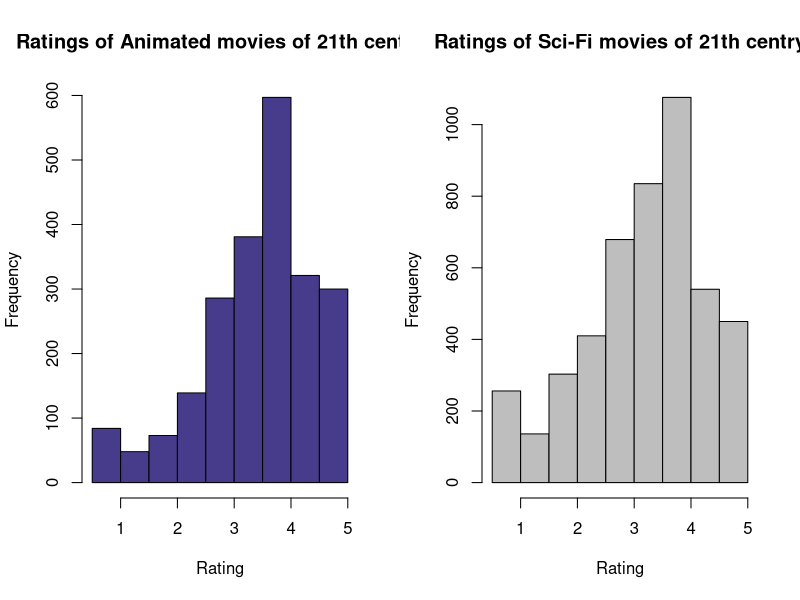
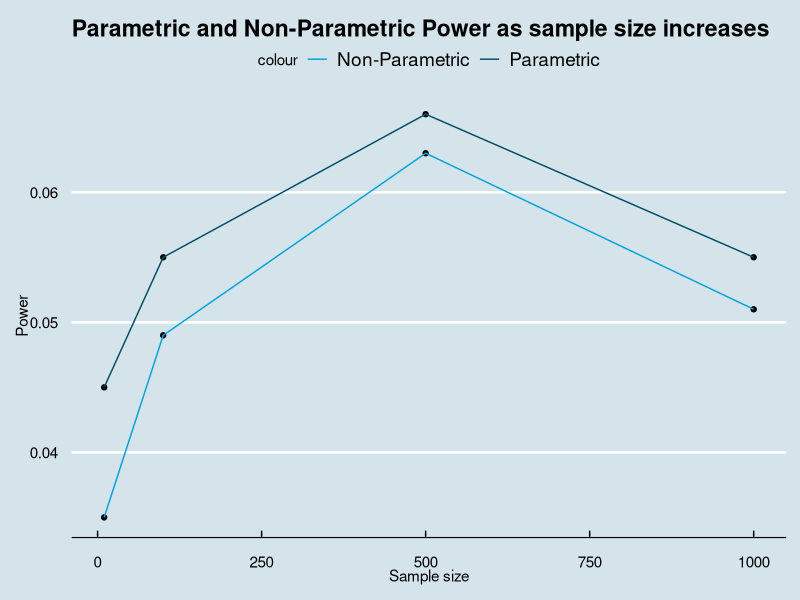
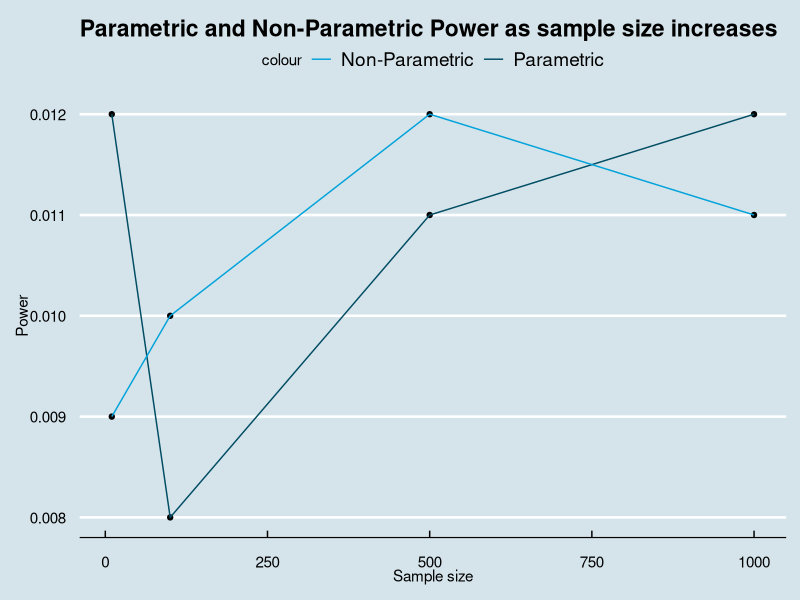
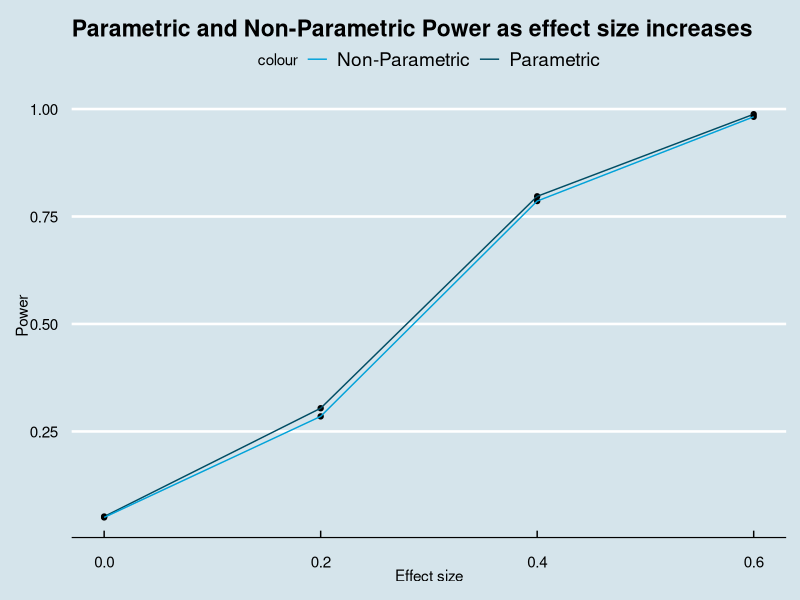
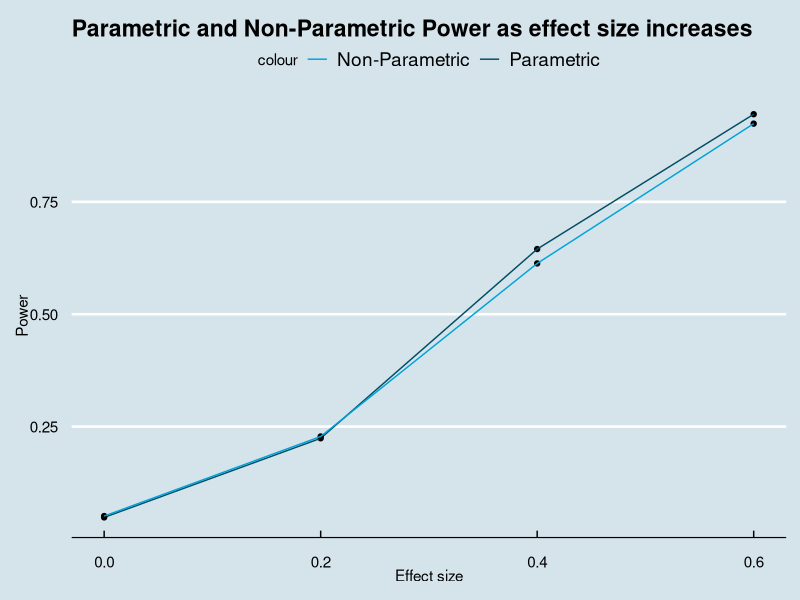
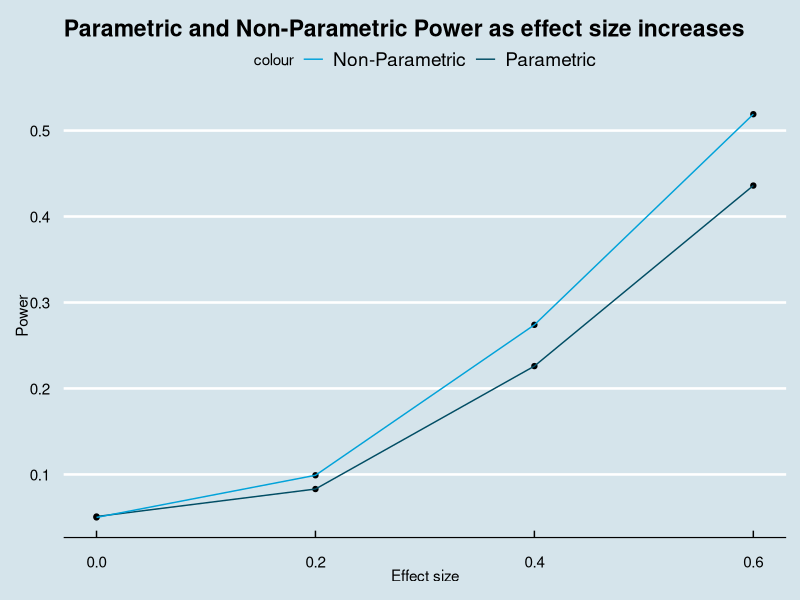
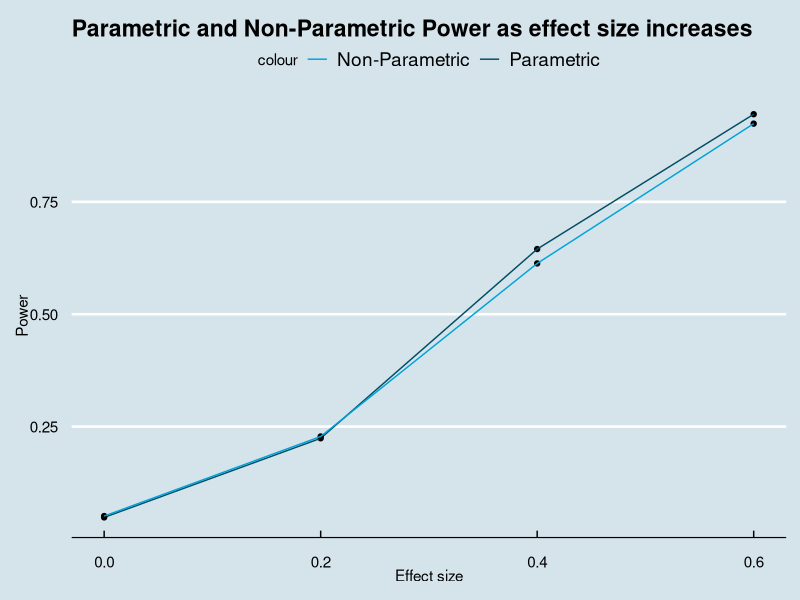
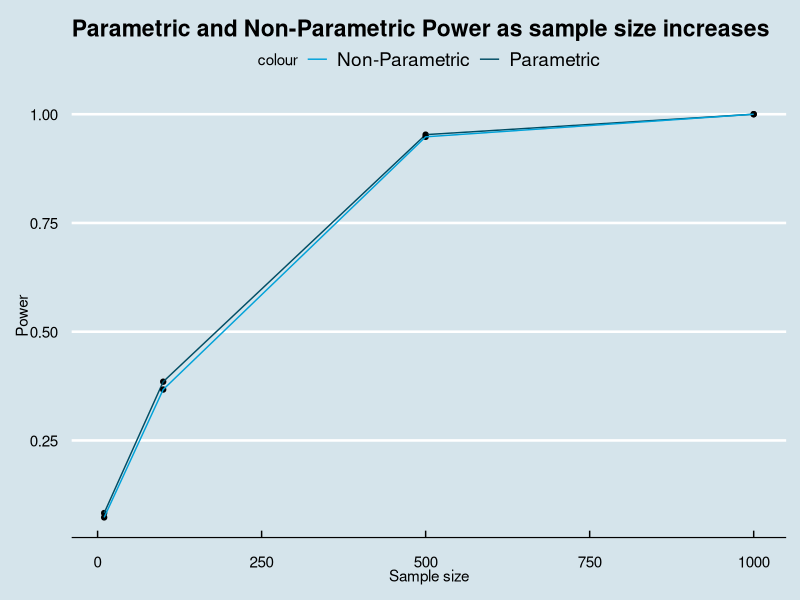

Recreate these plots in R, in order.
# Student ID = 180028774

# I confirm that the following report and associated code is my own work,
# except where clearly indicated.

library("dslabs")
library("tidyverse")
library('ggthemes')

## Research question:
# Are the average ratings for 21st century animated movies different from Sci-Fi
# movies of the same period?


# Initialisation ----------------------------------------------------------


Movies <- data.frame(movielens) %>%  filter(., year > 2000) 

Animated <- Movies %>% filter(., grepl("Animation", genres)) %>% 
  filter(., year > 2000) %>% select(., rating)

Sci.Fi <- Movies %>% filter(., grepl("Sci-Fi", genres))  %>% 
  filter(., year > 2000) %>% select(., rating)


# Purpose - To give a table of the values from original data
# Input - None (But "Movies", "Animated", and "Sci-Fi" above must have been called)
# Output - A table of mean and sd for the specifies generes

Initialise <- function() { 
# Make the table to be filled with ata
Summary.Table <- matrix(NaN, nrow = 2, ncol = 2)

# Calculate mean and sd for Sci-Fi, then put into the table
Sci.Fi.mean <- mean(Sci.Fi$rating)
Summary.Table[1,1] <- Sci.Fi.mean
Sci.Fi.sd <- sd(Sci.Fi$rating)
Summary.Table[2,1] <- Sci.Fi.sd

# Calculate mean and sd for Animated movies, then put into the table
Animated.mean <- mean(Animated$rating)
Summary.Table[1,2] <- Animated.mean
Animated.sd <- sd(Animated$rating)
Summary.Table[2,2] <- Animated.sd

# Assign names to table
colnames(Summary.Table) <- c('Sci-Fi', 'Animated')
rownames(Summary.Table) <- c('Mean', 'Sd')

# Showcase the distribution of the original data
par(mfrow = c(1,2))
hist(Animated$rating, main = "Ratings of Animated movies of 21th centry", 
     xlab = "Rating", col = "slateblue4")
hist(Sci.Fi$rating, main = "Ratings of Sci-Fi movies of 21th centry", 
     xlab = "Rating", col = "grey")
par(mfrow = c(1,1))

return(Summary.Table)
}

Initialise()



# Monte Carlo -------------------------------------------------------------

# Purpose - To generate Monte Carlo simulations for the given parameters and 
# calculate the Size/Power of said parameters using both parametric and 
# non-parametric tests

# Input - Sample size (n),
# number of simulations (nSim), choosen level of alpha (alpha), and the two 
# means and sds

# Output - a table of Size/Power according to the above specifications - 
# given for both paramteric and non-parametric tests 

General.MC <- function(Distribution = 'rnorm', n, nSim = 1000, alpha, MC.Mean1, 
                       MC.Sd1, MC.Mean2, MC.Sd2){
  # Initial input check of arguments, print error message if erroneours
  
  if ( n < 0  | !is.numeric(n) | length(n) > 1  | nSim < 0  | !is.numeric(nSim) 
       | length(nSim) > 1 | !is.numeric(alpha) | length(alpha) > 1
       | alpha < 0 | !is.numeric(MC.Mean1) | length(MC.Mean1) > 1 | MC.Mean1 < 0  
       | !is.numeric(MC.Sd1) | length(MC.Sd1) > 1 | MC.Sd1 < 0  
       | !is.numeric(MC.Mean2) | length(MC.Mean2) > 1 | MC.Mean2 < 0  
       | !is.numeric(MC.Sd2) | length(MC.Sd2) > 1 | MC.Sd2 < 0 | n == Inf 
       | nSim == Inf | alpha == Inf| MC.Mean1 == Inf
       | MC.Sd1 == Inf| MC.Mean2 == Inf| MC.Sd2 == Inf) 
  {
    stop("Invalid arguments - Note: SampleSize and 
         Effect is binary - only one can be 1" )
  }
  
  # Construct matricies to be filled with p-values, the two columns are to seperate
  # significant (column 1) from non-significant (column 2) p-values
  par.matrix <- matrix(NaN,nSim, ncol = 2)
  non.par.matrix <- matrix(NaN,nSim, ncol = 2)
  
    # From 1 to the number of simulations asked for - simulate data sets, 
    # extract and store the p-values from both tests
    for(i in 1:nSim){
      
      if(Distribution == 'rnorm'){ 
      # Generate a new dataset for each simulation
      A.Sim <- rnorm(n = n, mean = MC.Mean1, sd = MC.Sd1)
      
      S.Sim <- rnorm(n = n, mean = MC.Mean2, sd = MC.Sd2)
      }
      else if(Distribution == 'rchisq') { 
        # Generate a new dataset for each simulation
        A.Sim <- rchisq(n = n, df = MC.Mean1)
      
        S.Sim <- rchisq(n = n, df = MC.Mean2)
      }
      # Perform a parametric test on the simulated dataset
      Parametric <- t.test(A.Sim, S.Sim)
      # Depending on if the test is significant, or not, extract the p-value and 
      # store it appropriatly in  one of the matrices above as specified above
      if (Parametric$p.value <= alpha) {
        par.matrix[i,1] <- Parametric$p.value
      }
      else {
        par.matrix[i,2] <- Parametric$p.value
      }
      
      # Perform a non-parametric test (Mann-Whitney U test) and perform just as 
      # described for the parametric test 
      NonParametric <-  wilcox.test(A.Sim, S.Sim)
      if (NonParametric$p.value <= alpha) {
        non.par.matrix[i,1] <- NonParametric$p.value
      }
      else {
        non.par.matrix[i,2] <- NonParametric$p.value
      }
      
    }
  
  # Once the nSim number of tests have been performed and their p-values stored 
  # according to above - calculate the size/power of these tests. 
  # Extract the number of significant p-values (under the choosen alpha) using 
  # the colSums funciton for the amount of non-NA cases in the respective p-value 
  # storage matrix
  
  nonpar.proportions <- colSums(!is.na(non.par.matrix))
  # Size/Power is the proportion of significant results divided by the number of 
  # simulations/tests
  nonpara.SizePower <- (nonpar.proportions[1] / nSim)
  
  # Same for the parametric test
  par.proportions <- colSums(!is.na(par.matrix))
  para.SizePower <- (par.proportions[1] / nSim)
  
  # Make a data frame of these values and present
  Result.frame <- data.frame(para.SizePower, nonpara.SizePower)
  
  return(Result.frame)
}


# Calling  function -----------------------------------------------------------

# Purpose - To call the Monte Carlo function and being capable of doing such with 
# different specifications - such as variations in sample size (n) or for varying 
# effect size (making the means sequentially differ) to evaluate such effects on 
# size and power

# Input - Output as variation in sample size (SampleSize = 1 (yes) or 0 (no)), 
# output as effect size 
# (Effect = 1 (yes) or 0 (no)), choosen alpha level (alpha), and two means and sds

# Output - See output from the General.MC function

Call.General.MC <- function(Distribution, SampleSize, Effect, alpha, MC.Mean1, 
                            MC.Sd1, MC.Mean2, MC.Sd2) {
  # Initial input check of arguments, print error message if erroneours
  
  if  ( SampleSize == 1 & Effect == 1 | SampleSize > 1 | SampleSize < 0 | 
        !is.numeric(SampleSize) | length(SampleSize) > 1 
       | !is.numeric(alpha) | length(alpha) > 1 | alpha < 0 | 
       ! is.numeric(MC.Mean1) | length(MC.Mean1) > 1 | MC.Mean1 < 0 | 
       !is.numeric(MC.Sd1) | length(MC.Sd1) > 1 | MC.Sd1 < 0 | 
       !is.numeric(MC.Mean2) | length(MC.Mean2) > 1 | MC.Mean2 < 0  
       | !is.numeric(MC.Sd2) | length(MC.Sd2) > 1 | MC.Sd2 < 0 | alpha == Inf
       | MC.Mean1 == Inf | MC.Sd1 == Inf| MC.Mean2 == Inf| MC.Sd2 == Inf) 
  {
    stop("Invalid arguments - Note: SampleSize and 
         Effect are binary - only one can be 1" )
  }
  # A seed is set to ensure reproducibility of current results
  set.seed(45578)
  
  # If output is to be size/power explored as an increase of sample sizes (n) - 
  # then SampleSize = 1 - SampleSize and Effect cannot both be 1, only one of them.
  if(SampleSize == 1) { 
    
    # Make a table to store the results (size/power) 
    Result.table <- data.frame(matrix( NaN, nrow =  3 ,ncol =  2))
    # Make a matrix with diffent sample sizes - these will be called sequentially
    n.matrix <- matrix( c(10, 100, 500, 1000), nrow = 1, ncol = 4)

 for (i in 1:4) {
   
   # Call the General.MC function with different "n" from the n-matrix 
   # Store these results in the result table (filled per row per iteration)
   Result.table[i,] <- General.MC(n = n.matrix[,i], Distribution, nSim = 1000, alpha,
                                  MC.Mean1, MC.Sd1, MC.Mean2, MC.Sd2)
 }
    # Assign names to the result table
  colnames(Result.table) <- c('Parametric', 'Non-Parametric')
  rownames(Result.table) <- c('n = 10', 'n = 100', 'n = 500', 'n = 1000')
  
  }
  
  # If output is to be size/power explored as an increase of effect sizes 
  # (mean difference) then Effect = 1 - Effect and SampleSize cannot both be 1,
  # only one of them.
  
  else if(Effect == 1) {
    # Matrix to store the results
    Result.table <- data.frame( matrix( NaN, nrow = 4, ncol = 2))
    # Matrix with the sequential increases of mean differences
    effect.matrix <- matrix( c(0, 0.2, 0.4, 0.6), nrow = 1, ncol = 4)
    
    for (i in 1:4) {
      # Call the General.MC function with different effect sizez from the effect-matrix 
      # Store these results in the result table (filled per row per iteration)
      # Observe that the difference here is that the first mean is made sequentially
      # smaller - thus increasing the difference if mean and thus the power
      Result.table[i,] <- General.MC(Distribution, n = 100, nSim = 1000, alpha, 
                                     MC.Mean1 - effect.matrix[,i] , MC.Sd1, MC.Mean2, MC.Sd2)
    }
    # Assign names to the result table
    colnames(Result.table) <- c('Parametric', 'Non-Parametric')
    rownames(Result.table) <- c('Effect = 0', 'Effect = 0.2', 'Effect = 0.4', 'Effect = 0.6')
    
  }
return(Result.table)
}

# Plotting function -------------------------------------------------------

# Purpose - To create plots of size and power for both scenarios of increases 
# in sample size, effect size, or for a simulation of size.

# Input - The "result-table" as the output from the Call.General.MC function

# Output - A plot to visually describe the effect or sample size or effect size 
# on power and size
Plotting.MC <- function(Result.table, SampleSize, Effect) {

  # If called for an output of power with sample size:
  if(SampleSize == 1) {
  
ggplot(Result.table) +
  geom_point(aes(x = c(10, 100, 500, 1000), y = Result.table$Parametric)) +
  geom_line(aes(x = c(10, 100, 500, 1000), y = Result.table$Parametric, color = 'Parametric')) +
  geom_point(aes(x = c(10, 100, 500, 1000), y = Result.table$`Non-Parametric`)) +
  geom_line(aes(x = c(10, 100, 500, 1000), y = Result.table$`Non-Parametric`, color = 'Non-Parametric')) + 
      ggtitle('Parametric and Non-Parametric Power as sample size increases') +
      labs(x = 'Sample size', y = 'Power') +
      theme_economist() + scale_colour_economist()
  }
  
  # If called for an output of power with effect size:
  else if(Effect == 1){
    
    ggplot(Result.table) +
      geom_point(aes(x = c(0, 0.2, 0.4, 0.6), y = Result.table$Parametric)) +
      geom_line(aes(x = c(0, 0.2, 0.4, 0.6), y = Result.table$Parametric, color = 'Parametric')) +
      geom_point(aes(x = c(0, 0.2, 0.4, 0.6), y = Result.table$`Non-Parametric`)) +
      geom_line(aes(x = c(0, 0.2, 0.4, 0.6), y = Result.table$`Non-Parametric`, color = 'Non-Parametric')) + 
      ggtitle('Parametric and Non-Parametric Power as effect size increases') +
      labs(x = 'Effect size', y = 'Power') +
      theme_economist() + scale_colour_economist()
  }

}
## Scenarios ---------------------------------------------------------------


# For Size ----------------------------------------------------------------

# Number one - Size with alpha of 0.05
Scenario1 <- Call.General.MC(SampleSize = 1, Effect = 0, alpha = 0.05, MC.Mean1 = 3, MC.Sd1 =1,
                                     MC.Mean2 = 3, MC.Sd2 = 1, Distribution = 'rnorm')
Plotting.MC(Scenario1, SampleSize = 1, Effect =  0)


# Number two - Size with alpha of 0.01
Scenario2 <- Call.General.MC(SampleSize = 1, Effect = 0, alpha = 0.01, MC.Mean1 = 3, MC.Sd1 = 1,
                MC.Mean2 = 3, MC.Sd2 = 1, Distribution = 'rnorm')
Plotting.MC(Scenario2, SampleSize =  1, Effect =  0)

# For Power ---------------------------------------------------------------

# Effect size - the differences in means increase sequentually by 0.2 units from 
# a difference of 0 to a diff of 0.6 - sd is the same
Scenario3 <- Call.General.MC( SampleSize = 0, Effect = 1, alpha = 0.05, MC.Mean1 = 3, MC.Sd1 = 1, 
                MC.Mean2 = 3, MC.Sd2 = 1, Distribution = 'rnorm')
Plotting.MC(Scenario3, SampleSize =  0, Effect =  1)

# Effect size - the differences in means increase sequentually by 0.2 units from 
# a difference of 0 to a diff of 0.6 - sd is different
Scenario4 <- Call.General.MC( SampleSize = 0, Effect = 1, alpha = 0.05, 
                MC.Mean1 = 3, MC.Sd1 = 0.75, MC.Mean2 = 3, MC.Sd2 = 1.5, Distribution = 'rnorm')
Plotting.MC(Scenario4, SampleSize =  0, Effect =  1)

# Effect size - the differences in means increase sequentually by 0.2 units from 
# a difference of 0 to a diff of 0.6 - sd is different - now tested under a chi-square
# distribution. Therefore the non-parametric test outperforms with regards to power.
Scenario5 <- Call.General.MC( SampleSize = 0, Effect = 1, alpha = 0.05, 
                              MC.Mean1 = 3, MC.Sd1 = 1, MC.Mean2 = 3, MC.Sd2 = 1, Distribution = 'rchisq')
Plotting.MC(Scenario5, SampleSize =  0, Effect =  1)


# In this scenario, the means are the same but there is a difference in sd
Scenario6 <- Call.General.MC( SampleSize = 0, Effect = 1, alpha = 0.05, 
                MC.Mean1 = 3, MC.Sd1 = 0.75, MC.Mean2 = 3, MC.Sd2 = 1.5, Distribution = 'rnorm')
Plotting.MC(Scenario6, SampleSize =  0, Effect =  1)


# In this scenario, the means and sd from original data for these genres are used
Scenario8 <- Call.General.MC(SampleSize = 1, Effect = 0, alpha = 0.05, 
                MC.Mean1 = mean(Animated$rating), MC.Sd1 = sd(Animated$rating),
                MC.Mean2 = mean(Sci.Fi$rating), MC.Sd2 = sd(Sci.Fi$rating), Distribution = 'rnorm')
Plotting.MC(Scenario8, SampleSize =  1, Effect =  0)
